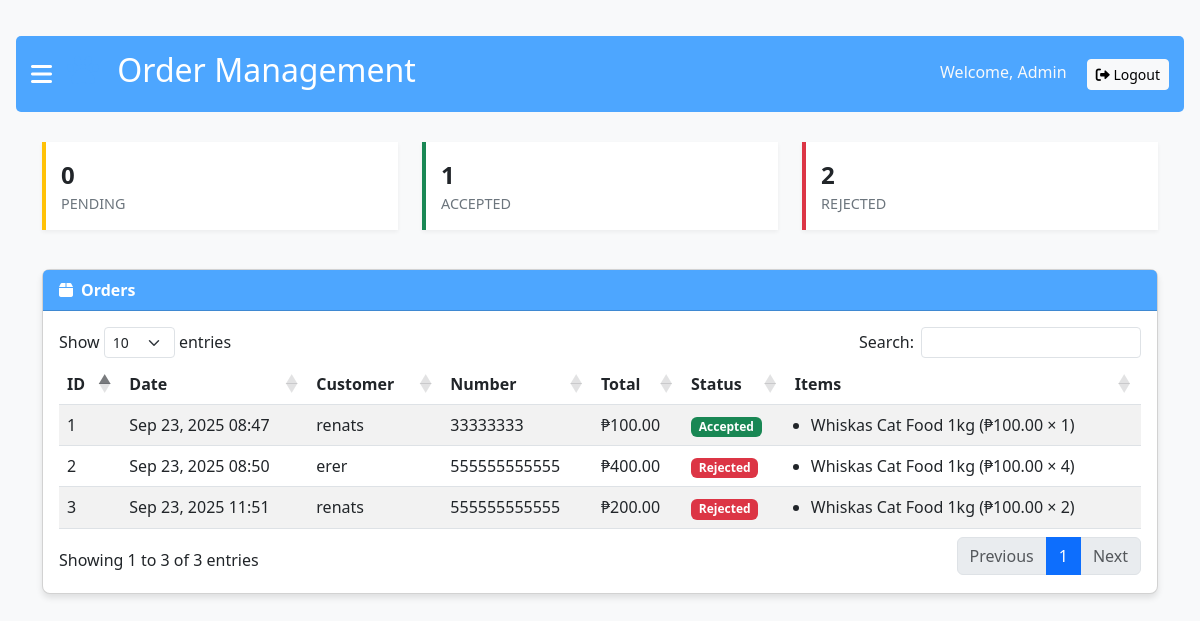
The page /ordermanagement.php (signed in) on the database its author committed.
### tables this page shows
CREATE TABLE `orders` (
  `id` int(11) NOT NULL,
  `customer_name` varchar(255) NOT NULL,
  `customer_number` varchar(50) NOT NULL,
  `total_amount` decimal(10,2) NOT NULL,
  `status` varchar(50) NOT NULL DEFAULT 'Pending',
  `created_at` timestamp NOT NULL DEFAULT current_timestamp()
);

CREATE TABLE `order_items` (
  `id` int(11) NOT NULL,
  `order_id` int(11) NOT NULL,
  `product_id` int(11) NOT NULL,
  `product_name` varchar(255) NOT NULL,
  `price` decimal(10,2) NOT NULL,
  `quantity` int(11) NOT NULL
);

### ordermanagement.php (the view, shortened to what this page needs)
<?php
$conn = new mysqli("localhost","root","","taho");
$sql = "SELECT id, customer_name, customer_number, total_amount, status, created_at
        FROM orders WHERE 1=1";
$sql .= " ORDER BY created_at DESC";
$res = $conn->query($sql);
$orders = $res ? $res->fetch_all(MYSQLI_ASSOC) : [];
$order_items = [];
$res_items = $conn->query("SELECT order_id, product_name, price, quantity FROM order_items");
if ($res_items) {
    while ($row = $res_items->fetch_assoc()) {
        $order_items[$row['order_id']][] = $row;
    }
}
$stats_sql = "SELECT
 SUM(CASE WHEN status='Pending' THEN 1 ELSE 0 END) as pending,
 SUM(CASE WHEN status='Accepted' THEN 1 ELSE 0 END) as accepted,
 SUM(CASE WHEN status='Rejected' THEN 1 ELSE 0 END) as rejected
 FROM orders";
$stats = $conn->query($stats_sql)->fetch_assoc();
?>
<!DOCTYPE html>
<html lang="en">
<head>
<link href="https://cdn.jsdelivr.net/npm/bootstrap@5.3.0-alpha1/dist/css/bootstrap.min.css" rel="stylesheet">
<link rel="stylesheet" href="https://cdnjs.cloudflare.com/ajax/libs/font-awesome/6.0.0/css/all.min.css">
<link rel="stylesheet" href="https://cdn.datatables.net/1.11.5/css/dataTables.bootstrap5.min.css">
</head>
<body>
<div id="main" class="main-content">
  <div class="admin-header">
    <div class="d-flex align-items-center">
      <span class="burger-menu" onclick="openNav()"><i class="fas fa-bars"></i></span>
      <h2><i class="fas fa-paw paw-logo"></i> Order Management</h2>
    </div>
    <div>
      <span class="text-light me-3">Welcome, Admin</span>
      <a href="?logout=1" class="btn btn-light btn-sm"><i class="fas fa-sign-out-alt"></i> Logout</a>
    </div>
  </div>
<div class="container">
  <div class="row mb-4">
    <div class="col-md-4"><div class="stats-card stats-card-pending"><div class="stats-number"><?= $stats['pending'] ?></div><div class="stats-title">Pending</div></div></div>
    <div class="col-md-4"><div class="stats-card stats-card-accepted"><div class="stats-number"><?= $stats['accepted'] ?></div><div class="stats-title">Accepted</div></div></div>
    <div class="col-md-4"><div class="stats-card stats-card-rejected"><div class="stats-number"><?= $stats['rejected'] ?></div><div class="stats-title">Rejected</div></div></div>
  </div>
  <div class="card">
    <div class="card-header"><i class="fas fa-box me-2"></i>Orders</div>
    <div class="card-body">
      <div class="table-responsive">
        <table id="ordersTable" class="table table-striped table-hover">
          <thead>
            <tr>
                <th>ID</th>
        <th>Date</th>
        <th>Customer</th>
        <th>Number</th>
        <th>Total</th>
        <th>Status</th>
        <th>Items</th>
            </tr>
          </thead>
          <tbody>
          <?php foreach ($orders as $order): ?>
<tr>
  <td><?= $order['id'] ?></td>
  <td><?= date('M d, Y H:i', strtotime($order['created_at'])) ?></td>
  <td><?= htmlspecialchars($order['customer_name']) ?></td>
  <td><?= htmlspecialchars($order['customer_number']) ?></td>
  <td>₱<?= number_format($order['total_amount'],2) ?></td>
  <td>
    <span class="badge
      <?= $order['status']=='Pending'?'bg-warning':
         ($order['status']=='Accepted'?'bg-success':
         ($order['status']=='Rejected'?'bg-danger':'bg-secondary')); ?>">
      <?= $order['status'] ?>
    </span>
  </td>
  <td>
    <?php if (!empty($order_items[$order['id']])): ?>
      <ul class="mb-0 ps-3">
        <?php foreach ($order_items[$order['id']] as $item): ?>
          <li>
            <?= htmlspecialchars($item['product_name']) ?>
            (₱<?= number_format($item['price'],2) ?> × <?= $item['quantity'] ?>)
          </li>
        <?php endforeach; ?>
      </ul>
    <?php else: ?>
      <span class="text-muted">No items</span>
    <?php endif; ?>
  </td>
</tr>
<?php endforeach; ?>
          </tbody>
        </table>
      </div>
    </div>
  </div>
</div>
</div>
</body>
</html>

### ordermanagement.php (style rules this page uses)
body { background:#f8f9fa;padding-top:20px;overflow-x:hidden; }
.admin-header { background:#4DA6FF;color:white;padding:15px;margin-bottom:30px;border-radius:5px;display:flex;justify-content:space-between;align-items:center; }
.card { border-radius:8px;box-shadow:0 4px 6px rgba(0,0,0,0.1);margin-bottom:30px; }
.card-header { background:#4DA6FF;color:white;font-weight:bold; }
.paw-logo { color:#4DA6FF;margin-right:10px; }
.main-content { transition:margin-left .5s;padding:16px; }
.burger-menu { font-size:24px;cursor:pointer;color:white;margin-right:15px; }
.stats-card { border-left:4px solid;background:white;padding:15px;margin-bottom:15px;box-shadow:0 2px 4px rgba(0,0,0,0.05); }
.stats-card-pending { border-left-color:#ffc107; }
.stats-card-accepted { border-left-color:#198754; }
.stats-card-rejected { border-left-color:#dc3545; }
.stats-number { font-size:1.5rem;font-weight:bold; }
.stats-title { font-size:.9rem;color:#6c757d;text-transform:uppercase; }

### rows shown on the page
orders: id "3", created_at "Sep 23, 2025 11:51", customer_name "renats", customer_number "555555555555", total_amount "200.00", status "Rejected"
order_items: product_name "Whiskas Cat Food 1kg", price "100.00", quantity "2"
orders: id "2", created_at "Sep 23, 2025 08:50", customer_name "erer", customer_number "555555555555", total_amount "400.00", status "Rejected"
order_items: product_name "Whiskas Cat Food 1kg", price "100.00", quantity "4"
orders: id "1", created_at "Sep 23, 2025 08:47", customer_name "renats", customer_number "33333333", total_amount "100.00", status "Accepted"
order_items: product_name "Whiskas Cat Food 1kg", price "100.00", quantity "1"

### other values the page prints
$stats['pending'] "0"
$stats['accepted'] "1"
$stats['rejected'] "2"
